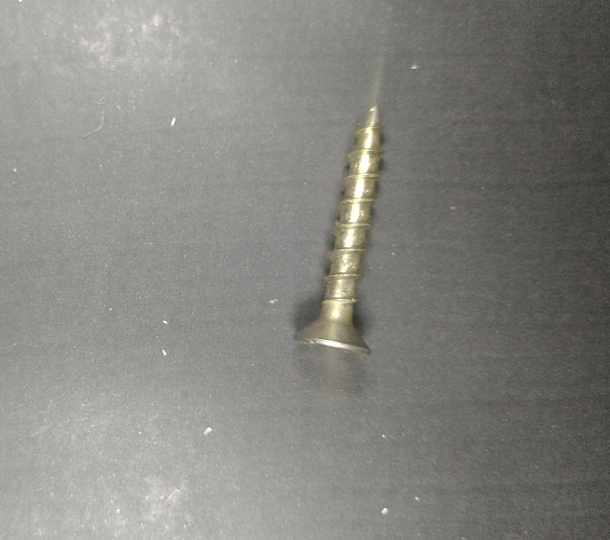
#> input picture Data Base/ZTornillos/photo0.jpg, 1220 x 1080 px, found by its file name (shown at 1/2 size)
$ python borrarFondo.py
#> lines starting #> are read from the running program, lines starting #| are printed output that depends on the picture
import numpy as np
import cv2

#Load the Image
imgo = cv2.imread('/home/carlos/Documentos/Image-Classifier/Data Base/YTrain/ZTornillos/photo0.jpg')
#> imgo is the input picture: shape (1080, 1220, 3); mean B, G, R 128.1, 133, 133.8
height, width = imgo.shape[:2]
#> height = 1080; width = 1220

#Create a mask holder
mask = np.zeros(imgo.shape[:2],np.uint8)

#Grab Cut the object
bgdModel = np.zeros((1,65),np.float64)
fgdModel = np.zeros((1,65),np.float64)

#Hard Coding the Rect The object must lie within this rect.
rect = (1079,1079,width-1,height-1)
#> rect = (1079, 1079, 1219, 1079)
cv2.grabCut(imgo,mask,rect,bgdModel,fgdModel,5,cv2.GC_INIT_WITH_RECT)
mask = np.where((mask==2)|(mask==0),0,1).astype('uint8')
img1 = imgo*mask[:,:,np.newaxis]
#> img1: shape (1080, 1220, 3); every value is 0

#Get the background
background = imgo - img1

#Change all pixels in the background that are not black to white
background[np.where((background > [100,100,100]).all(axis = 2))] = [255,255,255]
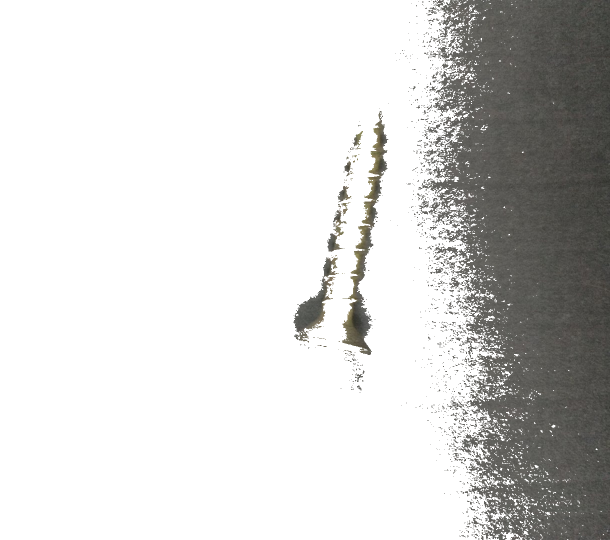
#> background: shape (1080, 1220, 3) (shown at 1/2 size); mean B, G, R 211.2, 212.5, 212.7


#Add the background and the image
final = background + img1

#To be done - Smoothening the edges

cv2.imwrite('image12.jpg', final )

cv2.waitKey(0)
cv2.destroyAllWindows()
